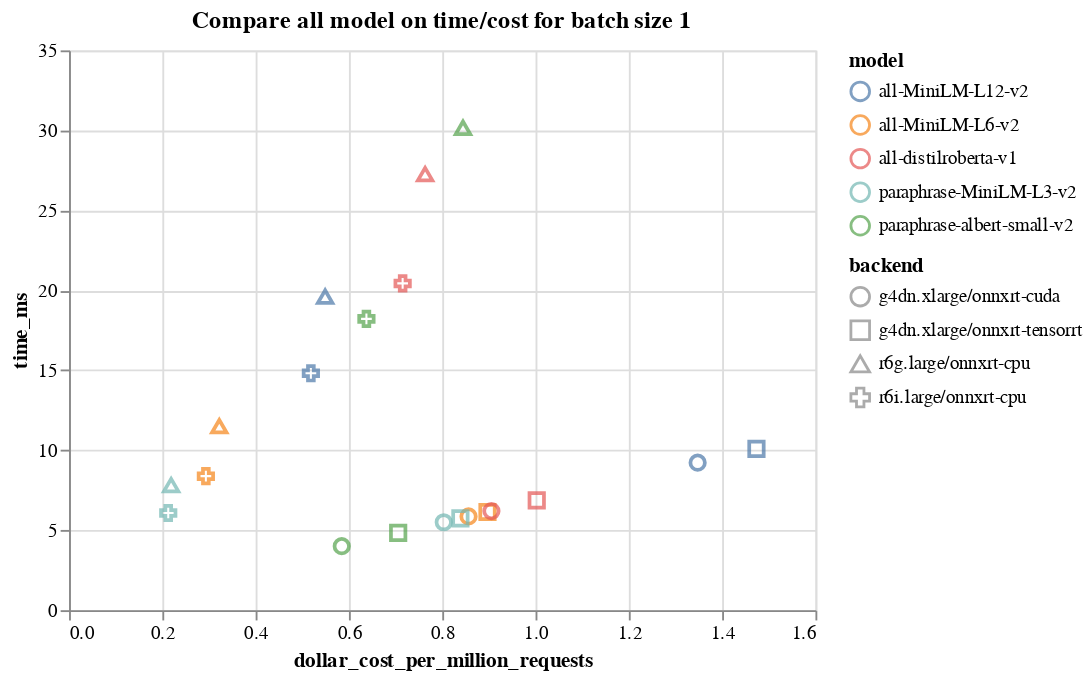

Notebook cell for this chart:
### Code cell
alt.Chart(df[df['batch_size'] == 1]).mark_point(size=60).encode(
    x='dollar_cost_per_million_requests',
    y='time_ms',
    color='model',
    shape='backend',
).properties(title='Compare all model on time/cost for batch size 1')

### Figure 1 — Vega-Lite specification as saved in the notebook (floating-point values rounded to 4 significant figures)
{"$schema": "https://vega.github.io/schema/vega-lite/v4.17.0.json", "config": {"view": {"continuousHeight": 300, "continuousWidth": 400}}, "data": {"name": "data-6a46e4b7ddbd2a221c4cf42656765b79"}, "datasets": {"data-6a46e4b7ddbd2a221c4cf42656765b79": [{"backend": "r6i.large/onnxrt-cpu", "batch_size": 1, "dollar_cost_per_million_requests": 0.5184, "model": "all-MiniLM-L12-v2", "time_ms": 14.81}, {"backend": "r6g.large/onnxrt-cpu", "batch_size": 1, "dollar_cost_per_million_requests": 0.5489, "model": "all-MiniLM-L12-v2", "time_ms": 19.61}, {"backend": "g4dn.xlarge/onnxrt-cuda", "batch_size": 1, "dollar_cost_per_million_requests": 1.347, "model": "all-MiniLM-L12-v2", "time_ms": 9.222}, {"backend": "g4dn.xlarge/onnxrt-tensorrt", "batch_size": 1, "dollar_cost_per_million_requests": 1.474, "model": "all-MiniLM-L12-v2", "time_ms": 10.09}, {"backend": "r6i.large/onnxrt-cpu", "batch_size": 1, "dollar_cost_per_million_requests": 0.2933, "model": "all-MiniLM-L6-v2", "time_ms": 8.381}, {"backend": "r6g.large/onnxrt-cpu", "batch_size": 1, "dollar_cost_per_million_requests": 0.3221, "model": "all-MiniLM-L6-v2", "time_ms": 11.5}, {"backend": "g4dn.xlarge/onnxrt-cuda", "batch_size": 1, "dollar_cost_per_million_requests": 0.8564, "model": "all-MiniLM-L6-v2", "time_ms": 5.861}, {"backend": "g4dn.xlarge/onnxrt-tensorrt", "batch_size": 1, "dollar_cost_per_million_requests": 0.897, "model": "all-MiniLM-L6-v2", "time_ms": 6.139}, {"backend": "r6i.large/onnxrt-cpu", "batch_size": 1, "dollar_cost_per_million_requests": 0.7151, "model": "all-distilroberta-v1", "time_ms": 20.43}, {"backend": "r6g.large/onnxrt-cpu", "batch_size": 1, "dollar_cost_per_million_requests": 0.7633, "model": "all-distilroberta-v1", "time_ms": 27.26}, {"backend": "g4dn.xlarge/onnxrt-cuda", "batch_size": 1, "dollar_cost_per_million_requests": 0.9054, "model": "all-distilroberta-v1", "time_ms": 6.197}, {"backend": "g4dn.xlarge/onnxrt-tensorrt", "batch_size": 1, "dollar_cost_per_million_requests": 1.003, "model": "all-distilroberta-v1", "time_ms": 6.862}, {"backend": "r6i.large/onnxrt-cpu", "batch_size": 1, "dollar_cost_per_million_requests": 0.6375, "model": "paraphrase-albert-small-v2", "time_ms": 18.21}, {"backend": "r6g.large/onnxrt-cpu", "batch_size": 1, "dollar_cost_per_million_requests": 0.8445, "model": "paraphrase-albert-small-v2", "time_ms": 30.16}, {"backend": "g4dn.xlarge/onnxrt-cuda", "batch_size": 1, "dollar_cost_per_million_requests": 0.5846, "model": "paraphrase-albert-small-v2", "time_ms": 4.001}, {"backend": "g4dn.xlarge/onnxrt-tensorrt", "batch_size": 1, "dollar_cost_per_million_requests": 0.7055, "model": "paraphrase-albert-small-v2", "time_ms": 4.829}, {"backend": "r6i.large/onnxrt-cpu", "batch_size": 1, "dollar_cost_per_million_requests": 0.2126, "model": "paraphrase-MiniLM-L3-v2", "time_ms": 6.075}, {"backend": "r6g.large/onnxrt-cpu", "batch_size": 1, "dollar_cost_per_million_requests": 0.2188, "model": "paraphrase-MiniLM-L3-v2", "time_ms": 7.816}, {"backend": "g4dn.xlarge/onnxrt-cuda", "batch_size": 1, "dollar_cost_per_million_requests": 0.8032, "model": "paraphrase-MiniLM-L3-v2", "time_ms": 5.497}, {"backend": "g4dn.xlarge/onnxrt-tensorrt", "batch_size": 1, "dollar_cost_per_million_requests": 0.8389, "model": "paraphrase-MiniLM-L3-v2", "time_ms": 5.742}]}, "encoding": {"color": {"field": "model", "type": "nominal"}, "shape": {"field": "backend", "type": "nominal"}, "x": {"field": "dollar_cost_per_million_requests", "type": "quantitative"}, "y": {"field": "time_ms", "type": "quantitative"}}, "mark": {"size": 60, "type": "point"}, "title": "Compare all model on time/cost for batch size 1"}
